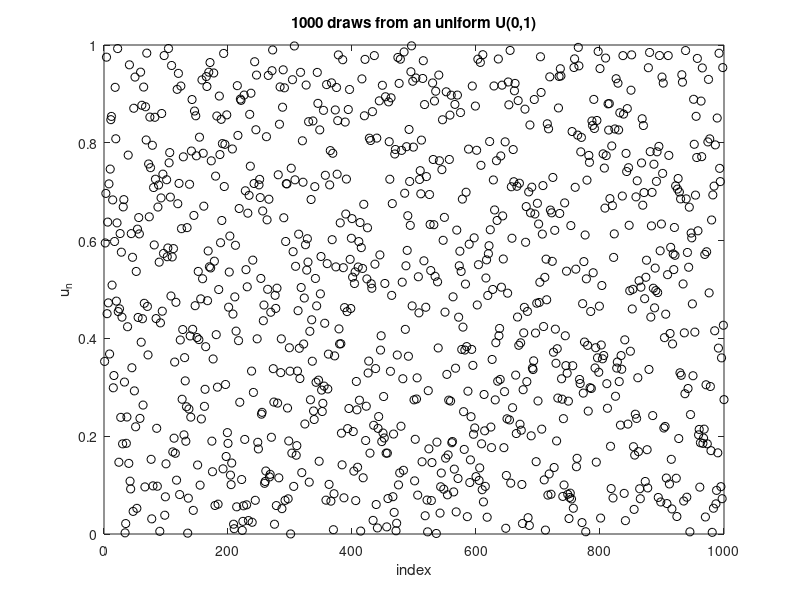

Here is the MATLAB script that generated this plot:
% Simulates a sample with 1000 draws from a uniform (0,1)
% distribution
T=1000;
x=rand(T,1);

plot(x,'o');
set(findobj('Type','line'),'Color','k')
title('1000 draws from an uniform U(0,1)');
xlabel('index');
ylabel('u_n');